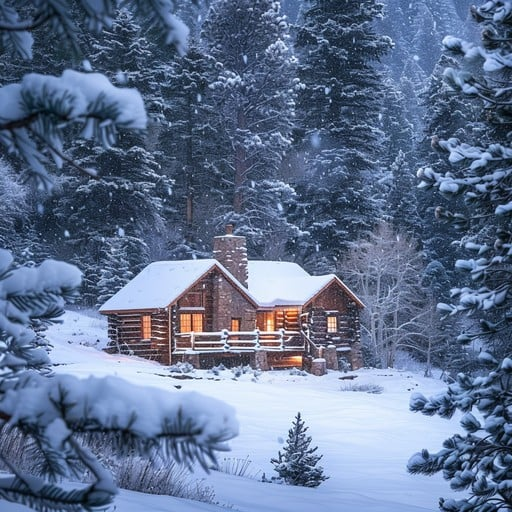
#> input picture assignment-27/section-3/snow_landscape_2.jpg, 512 x 512 px
$ python main.py
#> lines starting #> are read from the running program, lines starting #| are printed output that depends on the picture; after the words box and inside, x2 and y2 are one past the last pixel; in counts of white or black regions, pixels touching at a corner belong together
import random
import cv2
import imageio
import numpy as np

image = cv2.imread("snow_landscape_2.jpg")
#> image is the input picture: shape (512, 512, 3); mean B, G, R 144.3, 113.6, 96.4
grayscale_image = cv2.cvtColor(image,cv2.COLOR_BGR2GRAY)
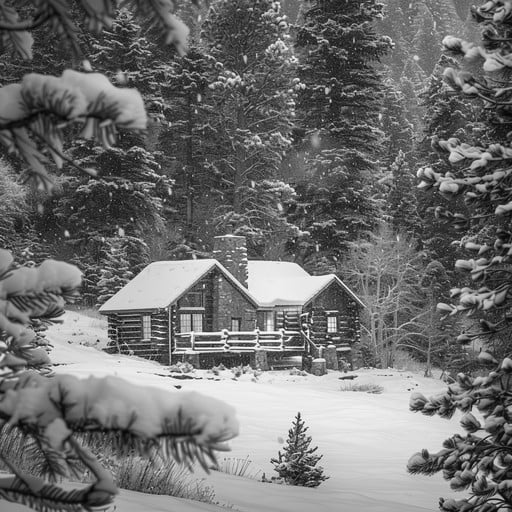
#> grayscale_image: shape (512, 512); min 4, max 255, mean 112
height = grayscale_image.shape[0]
#> height = 512
width = grayscale_image.shape[1]
#> width = 512
num_flakes = 500
snow_flakes = []
for _ in range(num_flakes):
    x = random.randint(0,width)
    y = random.randint(0,height)
    speed = random.randint(1,2)
    size = random.randint(1,3)
    snow_flakes.append([x,y,speed,size])
gif_images = []
while True:
    frame = grayscale_image.copy()
    for flake in snow_flakes:
        x,y,speed,size = flake
        cv2.circle(frame,(x,y),size,255,-1)
        y += speed
        x += random.randint(-1, 1)
        if x < 0: x = width
        if x > width: x = 0
        if y > height:
            y = random.randint(-50, 0)
            x = random.randint(0,width)
        flake[0] = x
        flake[1] = y
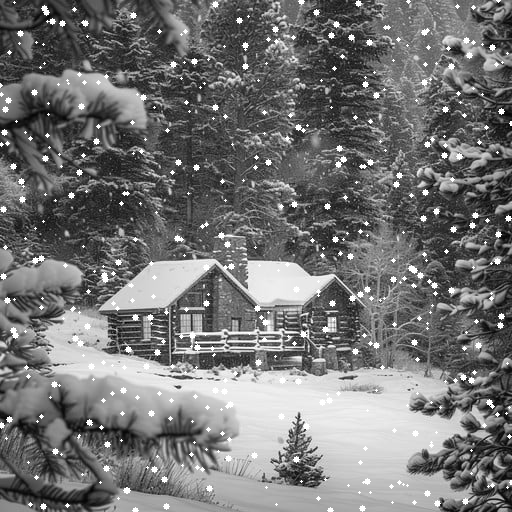
#> frame: shape (512, 512); 2.85% of pixels changed, all inside (x1, y1, x2, y2) = (0, 0, 512, 512)
    blur_mask = frame.copy()
    blur_mask = cv2.GaussianBlur(blur_mask, (5, 5), 0)
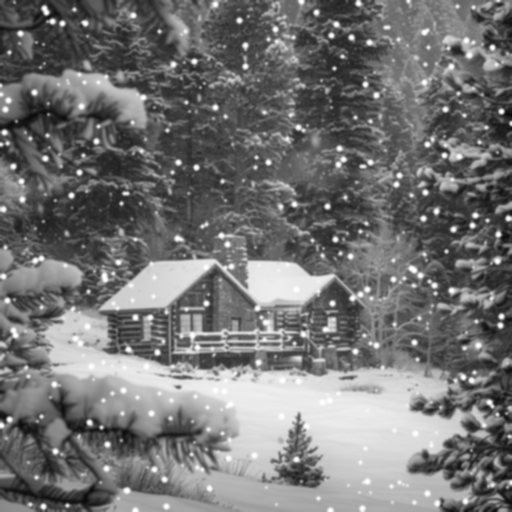
#> blur_mask: shape (512, 512); min 8, max 255, mean 116
    frame = cv2.addWeighted(frame, 0.7, blur_mask, 0.3, 0)
    gif_images.append(frame)
    cv2.imshow("Snow Animation", frame)
    if cv2.waitKey(30) & 0xFF == ord('q'):
#> (key q is pressed here)
        imageio.mimsave('snow_landscape_2.gif', gif_images, fps=30)
        break
